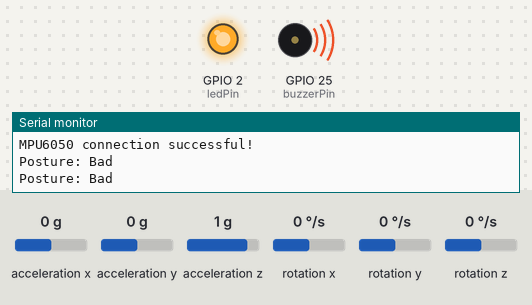
A sketch run on a simulated ESP32. On the bench: output pins drawn as LEDs (lit = HIGH), buzzer (waves = sounding, pin HIGH), the last lines printed to the serial monitor. Inputs (shaded band) come from the test bench; at power-on: acceleration z 1 g, acceleration x 0 g, acceleration y 0 g, rotation x 0 °/s, rotation y 0 °/s, rotation z 0 °/s. WiFi joins after 1.5 s; servers stay silent unless stated.

Above: at 3.0 s.
3.1 s: acceleration z set to 0 g
At 6.2 s:
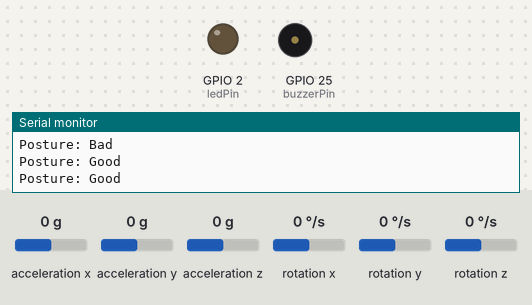
7.6 s: acceleration z set to -1.4 g
At 8.1 s:
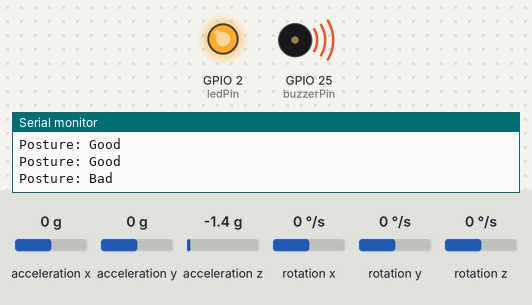
Timing chart, 0 to 10.6 s (numbered marks = the images above; inputs shaded):
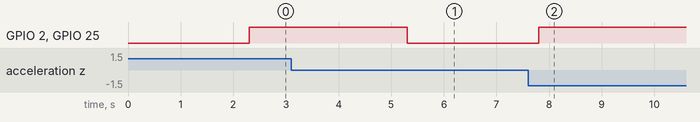

The sketch:

main.ino
```cpp
#define BLYNK_TEMPLATE_ID "TMPL69TtiGEcp"
#define BLYNK_TEMPLATE_NAME "BACK POSTURE"
#define BLYNK_AUTH_TOKEN "u_krIg135Ukp3xzz1o3Re3kGShFMJtSN"

#include <Wire.h>
#include <MPU6050.h>
#include <BlynkSimpleEsp32.h>

char ssid[] = "YOUR WIFI ADRESS";
char pass[] = "YOUR WIFI PASSWORD";

MPU6050 mpu;
BlynkTimer timer;

int ledPin = 2;      // Built-in LED pin on the ESP32
int buzzerPin = 25;   // Pin connected to the buzzer

const int bufferSize = 5;
float axBuffer[bufferSize] = {0}, ayBuffer[bufferSize] = {0}, azBuffer[bufferSize] = {0};
float gxBuffer[bufferSize] = {0}, gyBuffer[bufferSize] = {0}, gzBuffer[bufferSize] = {0};
int bufferIndex = 0;

bool tareApplied = false;
float initialRoll = 0.0;

void setup() {
  Serial.begin(9600);
  Wire.begin();
  mpu.initialize();

  if (!mpu.testConnection()) {
    Serial.println("MPU6050 connection failed!");
    while (1);
  }

  Serial.println("MPU6050 connection successful!");
  pinMode(ledPin, OUTPUT);
  pinMode(buzzerPin, OUTPUT);

  Blynk.begin(BLYNK_AUTH_TOKEN, ssid, pass);
  timer.setInterval(500L, sendPostureData);
}

void loop() {
  Blynk.run();
  timer.run();
}

BLYNK_WRITE(V0) {
  if (param.asInt() == 1) { // Button press detected
    tareApplied = true;
    initialRoll = calculateRoll(); // Set the current roll as the reference point (0 degrees)
    Serial.println("Tare applied: Roll angle reset to 0.");
  }
}

void sendPostureData() {
  int16_t ax, ay, az;
  int16_t gx, gy, gz;

  mpu.getMotion6(&ax, &ay, &az, &gx, &gy, &gz);

  float Ax = ax / 16384.0;
  float Ay = az / 16384.0;  // Z-axis mapped to Y
  float Az = ay / 16384.0;  // Y-axis mapped to Z

  updateBuffer(axBuffer, Ax);
  updateBuffer(ayBuffer, Ay);
  updateBuffer(azBuffer, Az);

  float filteredAx = calculateAverage(axBuffer);
  float filteredAy = calculateAverage(ayBuffer);
  float filteredAz = calculateAverage(azBuffer);

  float filteredRoll = atan2(filteredAy, sqrt(filteredAx * filteredAx + filteredAz * filteredAz)) * 180.0 / PI;
  float adjustedFilteredRoll = tareApplied ? filteredRoll - initialRoll : filteredRoll;

  String posture = "Good";
  if (adjustedFilteredRoll > 30 || adjustedFilteredRoll < -30) {
    posture = "Bad";
    digitalWrite(ledPin, HIGH);
    digitalWrite(buzzerPin, HIGH); // Activate buzzer
  } else {
    digitalWrite(ledPin, LOW);
    digitalWrite(buzzerPin, LOW); // Deactivate buzzer
  }

  Blynk.virtualWrite(V1, posture); // Send posture status to Blynk

  Serial.print("Posture: ");
  Serial.println(posture);
}

void updateBuffer(float buffer[], float newValue) {
  buffer[bufferIndex] = newValue;
  bufferIndex = (bufferIndex + 1) % bufferSize;
}

float calculateAverage(float buffer[]) {
  float sum = 0;
  for (int i = 0; i < bufferSize; i++) {
    sum += buffer[i];
  }
  return sum / bufferSize;
}

float calculateRoll() {
  int16_t ax, ay, az;
  mpu.getAcceleration(&ax, &ay, &az);
  float Ax = ax / 16384.0;
  float Ay = az / 16384.0;
  float Az = ay / 16384.0;
  return atan2(Ay, sqrt(Ax * Ax + Az * Az)) * 180.0 / PI;
}
```

Measured:
- after the input at 3.1 s, GPIO 2 (ledPin), GPIO 25 (buzzerPin): HIGH → LOW after 2.2 s
- after the input at 7.6 s, GPIO 2 (ledPin), GPIO 25 (buzzerPin): LOW → HIGH after 0.21 s
